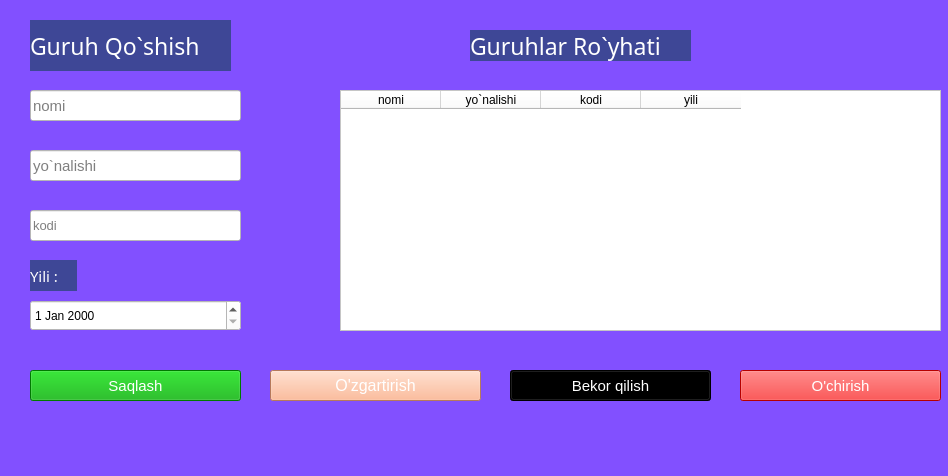
<?xml version="1.0" encoding="UTF-8"?>
<ui version="4.0">
 <class>Form</class>
 <widget class="QWidget" name="Form">
  <property name="geometry">
   <rect>
    <x>0</x>
    <y>0</y>
    <width>948</width>
    <height>476</height>
   </rect>
  </property>
  <property name="windowTitle">
   <string>Form</string>
  </property>
  <property name="styleSheet">
   <string notr="true">background-color: rgb(130, 80, 255);</string>
  </property>
  <widget class="QLabel" name="label">
   <property name="geometry">
    <rect>
     <x>30</x>
     <y>20</y>
     <width>201</width>
     <height>51</height>
    </rect>
   </property>
   <property name="font">
    <font>
     <family>Eras Bold ITC</family>
     <pointsize>17</pointsize>
    </font>
   </property>
   <property name="styleSheet">
    <string notr="true">color: rgb(255, 255, 255);
background-color: rgb(62, 71, 150);</string>
   </property>
   <property name="text">
    <string>Guruh Qo`shish</string>
   </property>
  </widget>
  <widget class="QTableWidget" name="tableWidget">
   <property name="geometry">
    <rect>
     <x>340</x>
     <y>90</y>
     <width>601</width>
     <height>241</height>
    </rect>
   </property>
   <property name="styleSheet">
    <string notr="true">background-color: rgb(255, 255, 255);</string>
   </property>
   <column>
    <property name="text">
     <string>nomi</string>
    </property>
   </column>
   <column>
    <property name="text">
     <string>yo`nalishi</string>
    </property>
   </column>
   <column>
    <property name="text">
     <string>kodi</string>
    </property>
   </column>
   <column>
    <property name="text">
     <string>yili</string>
    </property>
   </column>
  </widget>
  <widget class="QLineEdit" name="lineEdit">
   <property name="geometry">
    <rect>
     <x>30</x>
     <y>90</y>
     <width>211</width>
     <height>31</height>
    </rect>
   </property>
   <property name="font">
    <font>
     <pointsize>11</pointsize>
    </font>
   </property>
   <property name="styleSheet">
    <string notr="true">background-color: rgb(255, 255, 255);</string>
   </property>
   <property name="placeholderText">
    <string>nomi</string>
   </property>
  </widget>
  <widget class="QLineEdit" name="lineEdit_2">
   <property name="geometry">
    <rect>
     <x>30</x>
     <y>150</y>
     <width>211</width>
     <height>31</height>
    </rect>
   </property>
   <property name="font">
    <font>
     <pointsize>11</pointsize>
    </font>
   </property>
   <property name="styleSheet">
    <string notr="true">background-color: rgb(255, 255, 255);</string>
   </property>
   <property name="placeholderText">
    <string>yo`nalishi</string>
   </property>
  </widget>
  <widget class="QLineEdit" name="lineEdit_3">
   <property name="geometry">
    <rect>
     <x>30</x>
     <y>210</y>
     <width>211</width>
     <height>31</height>
    </rect>
   </property>
   <property name="font">
    <font>
     <pointsize>10</pointsize>
    </font>
   </property>
   <property name="styleSheet">
    <string notr="true">background-color: rgb(255, 255, 255);</string>
   </property>
   <property name="placeholderText">
    <string>kodi</string>
   </property>
  </widget>
  <widget class="QDateEdit" name="dateEdit">
   <property name="geometry">
    <rect>
     <x>30</x>
     <y>300</y>
     <width>211</width>
     <height>31</height>
    </rect>
   </property>
   <property name="styleSheet">
    <string notr="true">background-color: rgb(255, 255, 255);</string>
   </property>
  </widget>
  <widget class="QLabel" name="label_2">
   <property name="geometry">
    <rect>
     <x>470</x>
     <y>30</y>
     <width>221</width>
     <height>31</height>
    </rect>
   </property>
   <property name="font">
    <font>
     <family>Eras Bold ITC</family>
     <pointsize>17</pointsize>
    </font>
   </property>
   <property name="styleSheet">
    <string notr="true">color: rgb(255, 255, 255);
background-color: rgb(62, 71, 150);s</string>
   </property>
   <property name="text">
    <string>Guruhlar Ro`yhati</string>
   </property>
  </widget>
  <widget class="QPushButton" name="saqlashButton">
   <property name="geometry">
    <rect>
     <x>30</x>
     <y>370</y>
     <width>211</width>
     <height>31</height>
    </rect>
   </property>
   <property name="font">
    <font>
     <pointsize>11</pointsize>
    </font>
   </property>
   <property name="styleSheet">
    <string notr="true">background-color: rgb(255, 255, 255);
background-color: rgb(0, 170, 0);
color: rgb(255, 255, 255);</string>
   </property>
   <property name="text">
    <string>Saqlash</string>
   </property>
  </widget>
  <widget class="QPushButton" name="uzgartirishButton">
   <property name="geometry">
    <rect>
     <x>270</x>
     <y>370</y>
     <width>211</width>
     <height>31</height>
    </rect>
   </property>
   <property name="font">
    <font>
     <pointsize>12</pointsize>
    </font>
   </property>
   <property name="styleSheet">
    <string notr="true">background-color: rgb(255, 255, 255);
color: rgb(255, 255, 255);
background-color: rgb(255, 170, 127);
</string>
   </property>
   <property name="text">
    <string>O'zgartirish</string>
   </property>
  </widget>
  <widget class="QPushButton" name="uchirishButton">
   <property name="geometry">
    <rect>
     <x>740</x>
     <y>370</y>
     <width>201</width>
     <height>31</height>
    </rect>
   </property>
   <property name="font">
    <font>
     <pointsize>11</pointsize>
    </font>
   </property>
   <property name="styleSheet">
    <string notr="true">background-color: rgb(255, 255, 255);
color: rgb(255, 255, 255);
background-color: rgb(255, 0, 0);</string>
   </property>
   <property name="text">
    <string>O'chirish</string>
   </property>
  </widget>
  <widget class="QPushButton" name="tozalashBtn">
   <property name="geometry">
    <rect>
     <x>510</x>
     <y>370</y>
     <width>201</width>
     <height>31</height>
    </rect>
   </property>
   <property name="font">
    <font>
     <pointsize>11</pointsize>
    </font>
   </property>
   <property name="styleSheet">
    <string notr="true">background-color: rgb(255, 255, 255);
color: rgb(255, 255, 255);
background-color: rgb(0, 0, 0);</string>
   </property>
   <property name="text">
    <string>Bekor qilish</string>
   </property>
  </widget>
  <widget class="QLabel" name="label_3">
   <property name="geometry">
    <rect>
     <x>30</x>
     <y>260</y>
     <width>47</width>
     <height>31</height>
    </rect>
   </property>
   <property name="font">
    <font>
     <family>Eras Bold ITC</family>
     <pointsize>11</pointsize>
    </font>
   </property>
   <property name="styleSheet">
    <string notr="true">color: rgb(255, 255, 255);
background-color: rgb(62, 71, 150);</string>
   </property>
   <property name="text">
    <string>Yili :</string>
   </property>
  </widget>
 </widget>
 <resources/>
 <connections/>
</ui>
